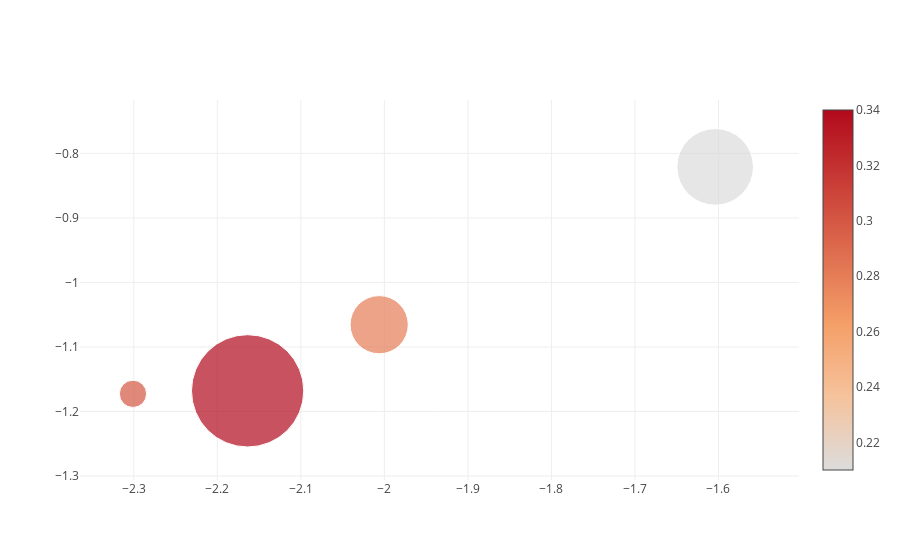

Write notebook code for a chart like this one.
### Markdown cell above
This demo Jupyter notebook allows you to test the influencer ranking system. 

You can enter single query terms, such as 'macaron' or 'charcuterie'. 

The output consists of an interactive bubble map. Each bubble represents one Instagram user profile, with the following attributes:
- position: the profile is projected from a high-dimensional semantic space onto the 2D plane for easier visualisation
- size : denotes social influence, the larger the more influent
- colour : the darker the red, the more related to the topic of interest
That best candidate has the largest bubble of the darkest colour. The balance between darkness and bubble size is a matter of choice, and can be calibrated in the system.

Hovering with the mouse over each bubble will give extra information on a user, which is also found in the table of results.

The second output is a table of results, with in order of columns
- Instagram profile id
- final_measure: this is the overall score obtained by combining the social influence score and the topic relatedness score
- likes: number of likes, taken directly from Instagram profile
- followers: number of followers, taken directly from Instagram profile
- likesperday: average likes per day over the last 300 Instagram posts

NB
The table display the best 10 profiles, while the bubble map contains the best 100.
This demo is running on 10 000 profiles.

### Code cell
mylib.launch_campaign_about('spaghetti')

### Figure 1 — Plotly figure (JSON) as saved in the notebook; plotly's stock layout.template omitted (floating-point values rounded to 4 significant figures)
{"data": [{"marker": {"color": [0.34, 0.3, 0.28, 0.21], "showscale": true, "size": [112.3, 27.25, 58.19, 76.59]}, "mode": "markers", "text": ["instagram URL: http://instagram.com/web/friendships/270713045/follow/<br>instagram ID: 270713045<br>final measure: 0.34<br>likes: 473877.0<br>followers: 190294.0<br>likesperday: 3145.0<br>", "instagram URL: http://instagram.com/web/friendships/550862816/follow/<br>instagram ID: 550862816<br>final measure: 0.3<br>likes: 479876.0<br>followers: 32049.0<br>likesperday: 1086.0<br>", "instagram URL: http://instagram.com/web/friendships/2533019771/follow/<br>instagram ID: 2533019771<br>final measure: 0.28<br>likes: 525916.0<br>followers: 62738.0<br>likesperday: 2309.0<br>", "instagram URL: http://instagram.com/web/friendships/23392825/follow/<br>instagram ID: 23392825<br>final measure: 0.21<br>likes: 404113.0<br>followers: 224290.0<br>likesperday: 1456.0<br>"], "type": "scatter", "x": [-2.164, -2.301, -2.006, -1.604], "y": [-1.168, -1.173, -1.065, -0.8209]}], "layout": {}}
